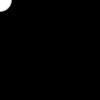
Frame 1 (no input)
Frame 60 (the mouse pressed at the canvas centre just before this capture): identical to frame 1, image omitted
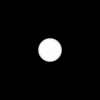
Frame 120 (the mouse held since frame 60 and released just before this capture)

The Processing sketch that drew these frames (run headless with seeded random() and noise(); from frame 60 on, the mouse is pressed at the canvas centre):

// Processing sketch: cc1_05_02_history_circular
// ── cc1_05_02_history_circular.pde
int num = 50;
int writeAt = 0;
int[] x = new int[num];
int[] y = new int[num];

void setup() { 
  size(100, 100);
  noStroke();
  fill(255, 102);
}

void draw() {
  background(0);
  // Add the new values to the writeAt position
  x[writeAt] = mouseX;
  y[writeAt] = mouseY;
  int nextAt = (writeAt + 1) % num; // circular increment
  // Draw the circles
  for (int i = nextAt; i != writeAt; 
      i = (i + 1) % num) {
    float size = ((i+num - nextAt) % num )/ 2.; // i-nextAt
    ellipse(x[i], y[i], size, size);
  }
  writeAt = nextAt; // increment writeAt
}
